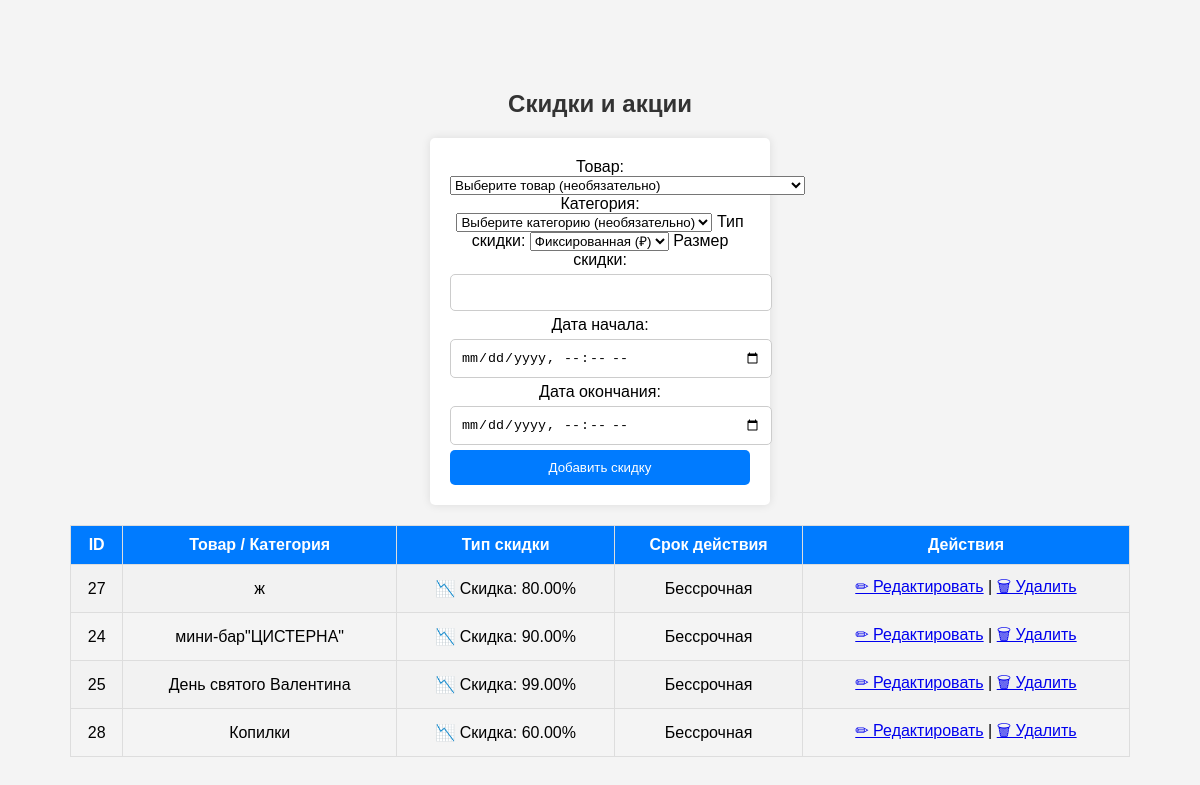
/admin/discounts.php (signed in), run on the app's committed database.
### tables this page shows
CREATE TABLE `discounts` (
  `id` int(11) NOT NULL AUTO_INCREMENT,
  `product_id` int(11) DEFAULT NULL,
  `category_id` int(11) DEFAULT NULL,
  `discount_type` enum('fixed','percentage') NOT NULL,
  `discount_value` decimal(10,2) NOT NULL,
  `start_date` datetime DEFAULT NULL,
  `end_date` datetime DEFAULT NULL,
  PRIMARY KEY (`id`),
  KEY `product_id` (`product_id`),
  KEY `category_id` (`category_id`),
  CONSTRAINT `discounts_ibfk_1` FOREIGN KEY (`product_id`) REFERENCES `products` (`id`) ON DELETE CASCADE,
  CONSTRAINT `discounts_ibfk_2` FOREIGN KEY (`category_id`) REFERENCES `categories` (`id`) ON DELETE CASCADE
);

CREATE TABLE `categories` (
  `id` int(11) NOT NULL AUTO_INCREMENT,
  `name` varchar(100) NOT NULL,
  `seo_title` varchar(255) DEFAULT NULL,
  `seo_description` text DEFAULT NULL,
  `seo_keywords` text DEFAULT NULL,
  `slug` varchar(255) DEFAULT NULL,
  PRIMARY KEY (`id`),
  UNIQUE KEY `name` (`name`),
  UNIQUE KEY `slug` (`slug`)
);

CREATE TABLE `products` (
  `id` int(11) NOT NULL AUTO_INCREMENT,
  `name` varchar(255) NOT NULL,
  `description` text DEFAULT NULL,
  `price` decimal(10,2) NOT NULL,
  `image` varchar(255) DEFAULT NULL,
  `stock` int(11) DEFAULT 0,
  `created_at` timestamp NOT NULL DEFAULT current_timestamp(),
  `category_id` int(11) NOT NULL,
  `images` text DEFAULT NULL,
  `sku` varchar(50) NOT NULL,
  `subcategory` varchar(100) NOT NULL,
  `size` varchar(50) NOT NULL,
  `material` varchar(100) NOT NULL,
  `status` tinyint(1) NOT NULL DEFAULT 1,
  `slug` varchar(255) NOT NULL,
  `seo_title` varchar(255) DEFAULT NULL,
  `seo_description` text DEFAULT NULL,
  `seo_keywords` varchar(255) DEFAULT NULL,
  PRIMARY KEY (`id`),
  UNIQUE KEY `slug` (`slug`)
);

### admin/discounts.php (the view, shortened to what this page needs)
<?php
require_once '../database/db.php';
$discounts = $conn->query("SELECT d.*, p.name AS product_name, c.name AS category_name
                           FROM discounts d
                           LEFT JOIN products p ON d.product_id = p.id
                           LEFT JOIN categories c ON d.category_id = c.id
                           ORDER BY d.end_date DESC")->fetchAll(PDO::FETCH_ASSOC);
?>
<!DOCTYPE html>
<html lang="ru">
<head>
    <link rel="stylesheet" href="styles.css">
</head>
<body>
<h2>Скидки и акции</h2>
<form method="POST" action="add_discount.php">
    <label>Товар:</label>
    <select name="product_id">
        <option value="">Выберите товар (необязательно)</option>
    </select>
    <label>Категория:</label>
    <select name="category_id">
        <option value="">Выберите категорию (необязательно)</option>
    </select>
    <label>Тип скидки:</label>
    <select name="discount_type" required>
        <option value="fixed">Фиксированная (₽)</option>
    </select>
    <label>Размер скидки:</label>
    <input type="number" step="0.01" name="discount_value" required>
    <label>Дата начала:</label>
    <input type="datetime-local" name="start_date">
    <label>Дата окончания:</label>
    <input type="datetime-local" name="end_date">
    <button type="submit">Добавить скидку</button>
</form>
<table border="1">
    <tr>
        <th>ID</th>
        <th>Товар / Категория</th>
        <th>Тип скидки</th>
        <th>Срок действия</th>
        <th>Действия</th>
    </tr>
    <?php foreach ($discounts as $d): ?>
    <tr>
        <td><?= $d['id']; ?></td>
        <td><?= $d['product_name'] ?? $d['category_name'] ?? 'Все товары'; ?></td>
        <td>
    <?php if ($d['discount_type'] == 'fixed'): ?>
        💵 Скидка: <?= "₽ " . number_format($d['discount_value'], 2, '.', ''); ?>
    <?php elseif ($d['discount_type'] == 'percentage'): ?>
        📉 Скидка: <?= $d['discount_value'] . "%"; ?>
    <?php else: ?>
        ❌ Ошибка: нет данных
    <?php endif; ?>
</td>
        <td><?= $d['start_date'] ? $d['start_date'] . ' - ' . $d['end_date'] : 'Бессрочная'; ?></td>
        <td>
        <a href="edit_discount.php?id=<?= $d['id']; ?>">✏ Редактировать</a> |
    <a href="delete_discount.php?id=<?= $d['id']; ?>" onclick="return confirm('Удалить скидку?');">🗑 Удалить</a>   </td>
    </tr>
    <?php endforeach; ?>
</table>
</body>
</html>

### admin/styles.css (style rules this page uses)
body { font-family: Arial, sans-serif; margin: 20px; }
h2 { color: #333; }
body { font-family: Arial, sans-serif; background-color: #f4f4f4; text-align: center; padding: 50px; }
form { background: white; padding: 20px; max-width: 300px; margin: auto; border-radius: 5px; box-shadow: 0px 0px 10px rgba(0, 0, 0, 0.1); }
input { width: 100%; padding: 10px; margin: 5px 0; border: 1px solid #ccc; border-radius: 5px; }
button { width: 100%; padding: 10px; background: #007bff; color: white; border: none; border-radius: 5px; cursor: pointer; }
table { width: 100%; border-collapse: collapse; margin-top: 20px; }
th, td { border: 1px solid #ddd; padding: 10px; text-align: center; }
th { background-color: #007bff; color: white; }
tr:nth-child(even) { background-color: #f2f2f2; }

### data on the page
discounts: id "27", category.name "ж", discount_value "80.00", shows "Бессрочная"
discounts: id "24", product.name "мини-бар\"ЦИСТЕРНА\"", discount_value "90.00", shows "Бессрочная"
discounts: id "25", category.name "День святого Валентина", discount_value "99.00", shows "Бессрочная"
discounts: id "28", category.name "Копилки", discount_value "60.00", shows "Бессрочная"
